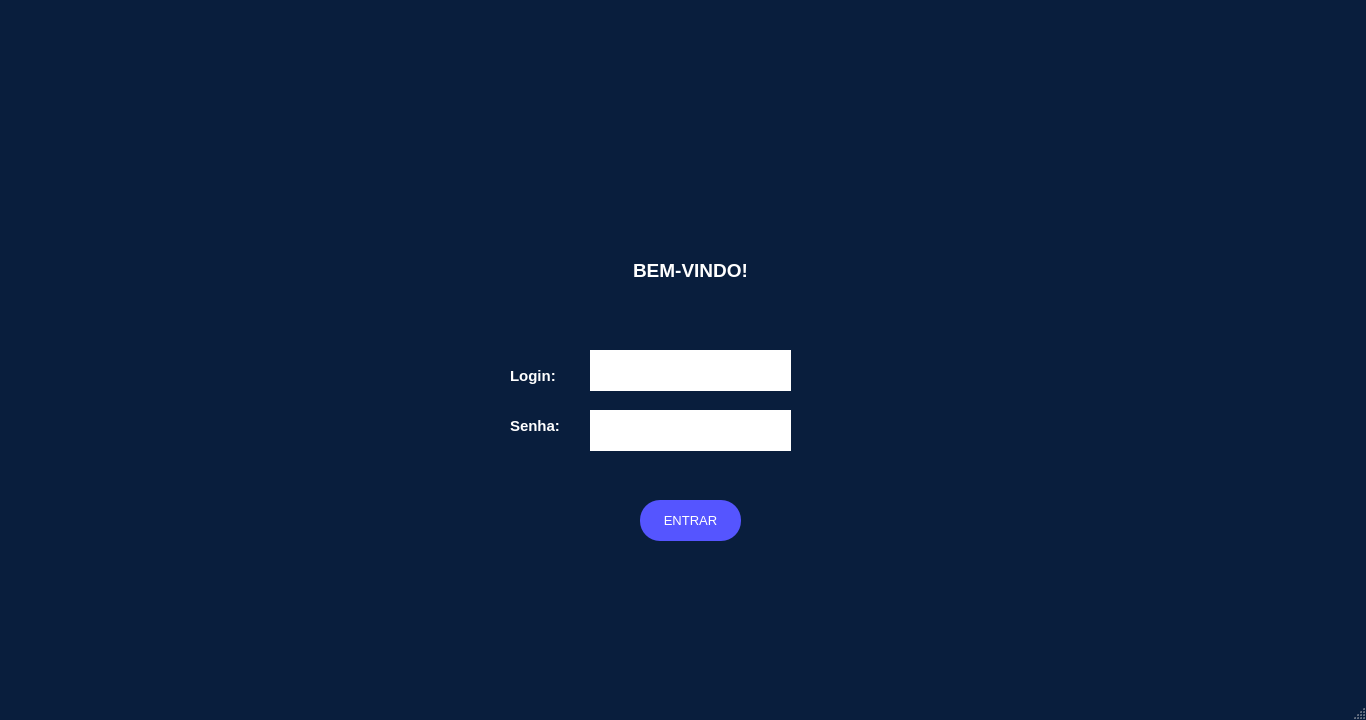
<?xml version="1.0" encoding="UTF-8"?>
<ui version="4.0">
 <class>pt1</class>
 <widget class="QMainWindow" name="pt1">
  <property name="geometry">
   <rect>
    <x>0</x>
    <y>0</y>
    <width>1366</width>
    <height>720</height>
   </rect>
  </property>
  <property name="sizePolicy">
   <sizepolicy hsizetype="Fixed" vsizetype="Fixed">
    <horstretch>0</horstretch>
    <verstretch>0</verstretch>
   </sizepolicy>
  </property>
  <property name="minimumSize">
   <size>
    <width>1366</width>
    <height>720</height>
   </size>
  </property>
  <property name="maximumSize">
   <size>
    <width>1366</width>
    <height>720</height>
   </size>
  </property>
  <property name="palette">
   <palette>
    <active>
     <colorrole role="WindowText">
      <brush brushstyle="SolidPattern">
       <color alpha="255">
        <red>255</red>
        <green>255</green>
        <blue>255</blue>
       </color>
      </brush>
     </colorrole>
     <colorrole role="Button">
      <brush brushstyle="SolidPattern">
       <color alpha="255">
        <red>9</red>
        <green>30</green>
        <blue>61</blue>
       </color>
      </brush>
     </colorrole>
     <colorrole role="Light">
      <brush brushstyle="SolidPattern">
       <color alpha="255">
        <red>13</red>
        <green>45</green>
        <blue>91</blue>
       </color>
      </brush>
     </colorrole>
     <colorrole role="Midlight">
      <brush brushstyle="SolidPattern">
       <color alpha="255">
        <red>11</red>
        <green>37</green>
        <blue>76</blue>
       </color>
      </brush>
     </colorrole>
     <colorrole role="Dark">
      <brush brushstyle="SolidPattern">
       <color alpha="255">
        <red>4</red>
        <green>15</green>
        <blue>30</blue>
       </color>
      </brush>
     </colorrole>
     <colorrole role="Mid">
      <brush brushstyle="SolidPattern">
       <color alpha="255">
        <red>6</red>
        <green>20</green>
        <blue>41</blue>
       </color>
      </brush>
     </colorrole>
     <colorrole role="Text">
      <brush brushstyle="SolidPattern">
       <color alpha="255">
        <red>255</red>
        <green>255</green>
        <blue>255</blue>
       </color>
      </brush>
     </colorrole>
     <colorrole role="BrightText">
      <brush brushstyle="SolidPattern">
       <color alpha="255">
        <red>255</red>
        <green>255</green>
        <blue>255</blue>
       </color>
      </brush>
     </colorrole>
     <colorrole role="ButtonText">
      <brush brushstyle="SolidPattern">
       <color alpha="255">
        <red>255</red>
        <green>255</green>
        <blue>255</blue>
       </color>
      </brush>
     </colorrole>
     <colorrole role="Base">
      <brush brushstyle="SolidPattern">
       <color alpha="255">
        <red>0</red>
        <green>0</green>
        <blue>0</blue>
       </color>
      </brush>
     </colorrole>
     <colorrole role="Window">
      <brush brushstyle="SolidPattern">
       <color alpha="255">
        <red>9</red>
        <green>30</green>
        <blue>61</blue>
       </color>
      </brush>
     </colorrole>
     <colorrole role="Shadow">
      <brush brushstyle="SolidPattern">
       <color alpha="255">
        <red>0</red>
        <green>0</green>
        <blue>0</blue>
       </color>
      </brush>
     </colorrole>
     <colorrole role="AlternateBase">
      <brush brushstyle="SolidPattern">
       <color alpha="255">
        <red>4</red>
        <green>15</green>
        <blue>30</blue>
       </color>
      </brush>
     </colorrole>
     <colorrole role="ToolTipBase">
      <brush brushstyle="SolidPattern">
       <color alpha="255">
        <red>255</red>
        <green>255</green>
        <blue>220</blue>
       </color>
      </brush>
     </colorrole>
     <colorrole role="ToolTipText">
      <brush brushstyle="SolidPattern">
       <color alpha="255">
        <red>0</red>
        <green>0</green>
        <blue>0</blue>
       </color>
      </brush>
     </colorrole>
     <colorrole role="PlaceholderText">
      <brush brushstyle="SolidPattern">
       <color alpha="128">
        <red>255</red>
        <green>255</green>
        <blue>255</blue>
       </color>
      </brush>
     </colorrole>
    </active>
    <inactive>
     <colorrole role="WindowText">
      <brush brushstyle="SolidPattern">
       <color alpha="255">
        <red>255</red>
        <green>255</green>
        <blue>255</blue>
       </color>
      </brush>
     </colorrole>
     <colorrole role="Button">
      <brush brushstyle="SolidPattern">
       <color alpha="255">
        <red>9</red>
        <green>30</green>
        <blue>61</blue>
       </color>
      </brush>
     </colorrole>
     <colorrole role="Light">
      <brush brushstyle="SolidPattern">
       <color alpha="255">
        <red>13</red>
        <green>45</green>
        <blue>91</blue>
       </color>
      </brush>
     </colorrole>
     <colorrole role="Midlight">
      <brush brushstyle="SolidPattern">
       <color alpha="255">
        <red>11</red>
        <green>37</green>
        <blue>76</blue>
       </color>
      </brush>
     </colorrole>
     <colorrole role="Dark">
      <brush brushstyle="SolidPattern">
       <color alpha="255">
        <red>4</red>
        <green>15</green>
        <blue>30</blue>
       </color>
      </brush>
     </colorrole>
     <colorrole role="Mid">
      <brush brushstyle="SolidPattern">
       <color alpha="255">
        <red>6</red>
        <green>20</green>
        <blue>41</blue>
       </color>
      </brush>
     </colorrole>
     <colorrole role="Text">
      <brush brushstyle="SolidPattern">
       <color alpha="255">
        <red>255</red>
        <green>255</green>
        <blue>255</blue>
       </color>
      </brush>
     </colorrole>
     <colorrole role="BrightText">
      <brush brushstyle="SolidPattern">
       <color alpha="255">
        <red>255</red>
        <green>255</green>
        <blue>255</blue>
       </color>
      </brush>
     </colorrole>
     <colorrole role="ButtonText">
      <brush brushstyle="SolidPattern">
       <color alpha="255">
        <red>255</red>
        <green>255</green>
        <blue>255</blue>
       </color>
      </brush>
     </colorrole>
     <colorrole role="Base">
      <brush brushstyle="SolidPattern">
       <color alpha="255">
        <red>0</red>
        <green>0</green>
        <blue>0</blue>
       </color>
      </brush>
     </colorrole>
     <colorrole role="Window">
      <brush brushstyle="SolidPattern">
       <color alpha="255">
        <red>9</red>
        <green>30</green>
        <blue>61</blue>
       </color>
      </brush>
     </colorrole>
     <colorrole role="Shadow">
      <brush brushstyle="SolidPattern">
       <color alpha="255">
        <red>0</red>
        <green>0</green>
        <blue>0</blue>
       </color>
      </brush>
     </colorrole>
     <colorrole role="AlternateBase">
      <brush brushstyle="SolidPattern">
       <color alpha="255">
        <red>4</red>
        <green>15</green>
        <blue>30</blue>
       </color>
      </brush>
     </colorrole>
     <colorrole role="ToolTipBase">
      <brush brushstyle="SolidPattern">
       <color alpha="255">
        <red>255</red>
        <green>255</green>
        <blue>220</blue>
       </color>
      </brush>
     </colorrole>
     <colorrole role="ToolTipText">
      <brush brushstyle="SolidPattern">
       <color alpha="255">
        <red>0</red>
        <green>0</green>
        <blue>0</blue>
       </color>
      </brush>
     </colorrole>
     <colorrole role="PlaceholderText">
      <brush brushstyle="SolidPattern">
       <color alpha="128">
        <red>255</red>
        <green>255</green>
        <blue>255</blue>
       </color>
      </brush>
     </colorrole>
    </inactive>
    <disabled>
     <colorrole role="WindowText">
      <brush brushstyle="SolidPattern">
       <color alpha="255">
        <red>4</red>
        <green>15</green>
        <blue>30</blue>
       </color>
      </brush>
     </colorrole>
     <colorrole role="Button">
      <brush brushstyle="SolidPattern">
       <color alpha="255">
        <red>9</red>
        <green>30</green>
        <blue>61</blue>
       </color>
      </brush>
     </colorrole>
     <colorrole role="Light">
      <brush brushstyle="SolidPattern">
       <color alpha="255">
        <red>13</red>
        <green>45</green>
        <blue>91</blue>
       </color>
      </brush>
     </colorrole>
     <colorrole role="Midlight">
      <brush brushstyle="SolidPattern">
       <color alpha="255">
        <red>11</red>
        <green>37</green>
        <blue>76</blue>
       </color>
      </brush>
     </colorrole>
     <colorrole role="Dark">
      <brush brushstyle="SolidPattern">
       <color alpha="255">
        <red>4</red>
        <green>15</green>
        <blue>30</blue>
       </color>
      </brush>
     </colorrole>
     <colorrole role="Mid">
      <brush brushstyle="SolidPattern">
       <color alpha="255">
        <red>6</red>
        <green>20</green>
        <blue>41</blue>
       </color>
      </brush>
     </colorrole>
     <colorrole role="Text">
      <brush brushstyle="SolidPattern">
       <color alpha="255">
        <red>4</red>
        <green>15</green>
        <blue>30</blue>
       </color>
      </brush>
     </colorrole>
     <colorrole role="BrightText">
      <brush brushstyle="SolidPattern">
       <color alpha="255">
        <red>255</red>
        <green>255</green>
        <blue>255</blue>
       </color>
      </brush>
     </colorrole>
     <colorrole role="ButtonText">
      <brush brushstyle="SolidPattern">
       <color alpha="255">
        <red>4</red>
        <green>15</green>
        <blue>30</blue>
       </color>
      </brush>
     </colorrole>
     <colorrole role="Base">
      <brush brushstyle="SolidPattern">
       <color alpha="255">
        <red>9</red>
        <green>30</green>
        <blue>61</blue>
       </color>
      </brush>
     </colorrole>
     <colorrole role="Window">
      <brush brushstyle="SolidPattern">
       <color alpha="255">
        <red>9</red>
        <green>30</green>
        <blue>61</blue>
       </color>
      </brush>
     </colorrole>
     <colorrole role="Shadow">
      <brush brushstyle="SolidPattern">
       <color alpha="255">
        <red>0</red>
        <green>0</green>
        <blue>0</blue>
       </color>
      </brush>
     </colorrole>
     <colorrole role="AlternateBase">
      <brush brushstyle="SolidPattern">
       <color alpha="255">
        <red>9</red>
        <green>30</green>
        <blue>61</blue>
       </color>
      </brush>
     </colorrole>
     <colorrole role="ToolTipBase">
      <brush brushstyle="SolidPattern">
       <color alpha="255">
        <red>255</red>
        <green>255</green>
        <blue>220</blue>
       </color>
      </brush>
     </colorrole>
     <colorrole role="ToolTipText">
      <brush brushstyle="SolidPattern">
       <color alpha="255">
        <red>0</red>
        <green>0</green>
        <blue>0</blue>
       </color>
      </brush>
     </colorrole>
     <colorrole role="PlaceholderText">
      <brush brushstyle="SolidPattern">
       <color alpha="128">
        <red>255</red>
        <green>255</green>
        <blue>255</blue>
       </color>
      </brush>
     </colorrole>
    </disabled>
   </palette>
  </property>
  <property name="windowTitle">
   <string>Long Drive</string>
  </property>
  <property name="windowIcon">
   <iconset>
    <normaloff>../Logos/LOGO4.png</normaloff>../Logos/LOGO4.png</iconset>
  </property>
  <property name="layoutDirection">
   <enum>Qt::LeftToRight</enum>
  </property>
  <widget class="QWidget" name="centralwidget">
   <widget class="QLabel" name="logo1">
    <property name="enabled">
     <bool>true</bool>
    </property>
    <property name="geometry">
     <rect>
      <x>490</x>
      <y>-50</y>
      <width>401</width>
      <height>381</height>
     </rect>
    </property>
    <property name="toolTip">
     <string>&lt;html&gt;&lt;head/&gt;&lt;body&gt;&lt;p align=&quot;center&quot;&gt;&lt;br/&gt;&lt;/p&gt;&lt;/body&gt;&lt;/html&gt;</string>
    </property>
    <property name="whatsThis">
     <string>&lt;html&gt;&lt;head/&gt;&lt;body&gt;&lt;p align=&quot;center&quot;&gt;&lt;br/&gt;&lt;/p&gt;&lt;/body&gt;&lt;/html&gt;</string>
    </property>
    <property name="layoutDirection">
     <enum>Qt::RightToLeft</enum>
    </property>
    <property name="autoFillBackground">
     <bool>false</bool>
    </property>
    <property name="styleSheet">
     <string notr="true"/>
    </property>
    <property name="text">
     <string/>
    </property>
    <property name="pixmap">
     <pixmap>../Logos/LOGO1.png</pixmap>
    </property>
    <property name="scaledContents">
     <bool>true</bool>
    </property>
    <property name="alignment">
     <set>Qt::AlignHCenter|Qt::AlignTop</set>
    </property>
    <property name="wordWrap">
     <bool>false</bool>
    </property>
   </widget>
   <widget class="QLabel" name="bemvindo">
    <property name="geometry">
     <rect>
      <x>605</x>
      <y>250</y>
      <width>171</width>
      <height>41</height>
     </rect>
    </property>
    <property name="font">
     <font>
      <family>Arial</family>
      <pointsize>14</pointsize>
      <weight>75</weight>
      <bold>true</bold>
     </font>
    </property>
    <property name="text">
     <string>BEM-VINDO!</string>
    </property>
    <property name="alignment">
     <set>Qt::AlignCenter</set>
    </property>
   </widget>
   <widget class="QLabel" name="loginname">
    <property name="geometry">
     <rect>
      <x>510</x>
      <y>350</y>
      <width>71</width>
      <height>51</height>
     </rect>
    </property>
    <property name="font">
     <font>
      <family>Arial</family>
      <pointsize>11</pointsize>
      <weight>75</weight>
      <bold>true</bold>
     </font>
    </property>
    <property name="text">
     <string>Login:</string>
    </property>
   </widget>
   <widget class="QLabel" name="pinname">
    <property name="geometry">
     <rect>
      <x>510</x>
      <y>400</y>
      <width>81</width>
      <height>51</height>
     </rect>
    </property>
    <property name="font">
     <font>
      <family>Arial</family>
      <pointsize>11</pointsize>
      <weight>75</weight>
      <bold>true</bold>
     </font>
    </property>
    <property name="text">
     <string>Senha:</string>
    </property>
   </widget>
   <widget class="QLabel" name="infoname">
    <property name="geometry">
     <rect>
      <x>610</x>
      <y>470</y>
      <width>161</width>
      <height>16</height>
     </rect>
    </property>
    <property name="font">
     <font>
      <pointsize>8</pointsize>
     </font>
    </property>
    <property name="text">
     <string/>
    </property>
    <property name="alignment">
     <set>Qt::AlignCenter</set>
    </property>
   </widget>
   <widget class="QLineEdit" name="loginspace">
    <property name="geometry">
     <rect>
      <x>590</x>
      <y>350</y>
      <width>201</width>
      <height>41</height>
     </rect>
    </property>
    <property name="font">
     <font>
      <pointsize>8</pointsize>
     </font>
    </property>
    <property name="styleSheet">
     <string notr="true">QLineEdit{
	border: 2px solid #FFFFFF;

}
QLineEdit:focus{
	border: 3px solid #803CE0;
	

}
QLineEdit:hover{
	border: 3px solid #803CE0;
	

}</string>
    </property>
   </widget>
   <widget class="QLineEdit" name="pinspace">
    <property name="geometry">
     <rect>
      <x>590</x>
      <y>410</y>
      <width>201</width>
      <height>41</height>
     </rect>
    </property>
    <property name="font">
     <font>
      <pointsize>8</pointsize>
     </font>
    </property>
    <property name="styleSheet">
     <string notr="true">QLineEdit{
	border: 2px solid #FFFFFF;

}
QLineEdit:focus{
	border: 3px solid #803CE0;
	

}
QLineEdit:hover{
	border: 3px solid #803CE0;
	

}</string>
    </property>
    <property name="echoMode">
     <enum>QLineEdit::Password</enum>
    </property>
   </widget>
   <widget class="QPushButton" name="open">
    <property name="geometry">
     <rect>
      <x>640</x>
      <y>500</y>
      <width>101</width>
      <height>41</height>
     </rect>
    </property>
    <property name="palette">
     <palette>
      <active>
       <colorrole role="WindowText">
        <brush brushstyle="SolidPattern">
         <color alpha="255">
          <red>255</red>
          <green>255</green>
          <blue>255</blue>
         </color>
        </brush>
       </colorrole>
       <colorrole role="Button">
        <brush brushstyle="SolidPattern">
         <color alpha="255">
          <red>85</red>
          <green>85</green>
          <blue>255</blue>
         </color>
        </brush>
       </colorrole>
       <colorrole role="Text">
        <brush brushstyle="SolidPattern">
         <color alpha="255">
          <red>255</red>
          <green>255</green>
          <blue>255</blue>
         </color>
        </brush>
       </colorrole>
       <colorrole role="BrightText">
        <brush brushstyle="SolidPattern">
         <color alpha="255">
          <red>203</red>
          <green>255</green>
          <blue>80</blue>
         </color>
        </brush>
       </colorrole>
       <colorrole role="ButtonText">
        <brush brushstyle="SolidPattern">
         <color alpha="255">
          <red>255</red>
          <green>255</green>
          <blue>255</blue>
         </color>
        </brush>
       </colorrole>
       <colorrole role="Base">
        <brush brushstyle="SolidPattern">
         <color alpha="255">
          <red>85</red>
          <green>85</green>
          <blue>255</blue>
         </color>
        </brush>
       </colorrole>
       <colorrole role="Window">
        <brush brushstyle="SolidPattern">
         <color alpha="255">
          <red>85</red>
          <green>85</green>
          <blue>255</blue>
         </color>
        </brush>
       </colorrole>
       <colorrole role="ToolTipBase">
        <brush brushstyle="SolidPattern">
         <color alpha="255">
          <red>255</red>
          <green>255</green>
          <blue>0</blue>
         </color>
        </brush>
       </colorrole>
       <colorrole role="PlaceholderText">
        <brush brushstyle="SolidPattern">
         <color alpha="128">
          <red>0</red>
          <green>0</green>
          <blue>0</blue>
         </color>
        </brush>
       </colorrole>
      </active>
      <inactive>
       <colorrole role="WindowText">
        <brush brushstyle="SolidPattern">
         <color alpha="255">
          <red>255</red>
          <green>255</green>
          <blue>255</blue>
         </color>
        </brush>
       </colorrole>
       <colorrole role="Button">
        <brush brushstyle="SolidPattern">
         <color alpha="255">
          <red>85</red>
          <green>85</green>
          <blue>255</blue>
         </color>
        </brush>
       </colorrole>
       <colorrole role="Text">
        <brush brushstyle="SolidPattern">
         <color alpha="255">
          <red>255</red>
          <green>255</green>
          <blue>255</blue>
         </color>
        </brush>
       </colorrole>
       <colorrole role="BrightText">
        <brush brushstyle="SolidPattern">
         <color alpha="255">
          <red>203</red>
          <green>255</green>
          <blue>80</blue>
         </color>
        </brush>
       </colorrole>
       <colorrole role="ButtonText">
        <brush brushstyle="SolidPattern">
         <color alpha="255">
          <red>255</red>
          <green>255</green>
          <blue>255</blue>
         </color>
        </brush>
       </colorrole>
       <colorrole role="Base">
        <brush brushstyle="SolidPattern">
         <color alpha="255">
          <red>85</red>
          <green>85</green>
          <blue>255</blue>
         </color>
        </brush>
       </colorrole>
       <colorrole role="Window">
        <brush brushstyle="SolidPattern">
         <color alpha="255">
          <red>85</red>
          <green>85</green>
          <blue>255</blue>
         </color>
        </brush>
       </colorrole>
       <colorrole role="ToolTipBase">
        <brush brushstyle="SolidPattern">
         <color alpha="255">
          <red>255</red>
          <green>255</green>
          <blue>0</blue>
         </color>
        </brush>
       </colorrole>
       <colorrole role="PlaceholderText">
        <brush brushstyle="SolidPattern">
         <color alpha="128">
          <red>0</red>
          <green>0</green>
          <blue>0</blue>
         </color>
        </brush>
       </colorrole>
      </inactive>
      <disabled>
       <colorrole role="WindowText">
        <brush brushstyle="SolidPattern">
         <color alpha="255">
          <red>255</red>
          <green>255</green>
          <blue>255</blue>
         </color>
        </brush>
       </colorrole>
       <colorrole role="Button">
        <brush brushstyle="SolidPattern">
         <color alpha="255">
          <red>85</red>
          <green>85</green>
          <blue>255</blue>
         </color>
        </brush>
       </colorrole>
       <colorrole role="Text">
        <brush brushstyle="SolidPattern">
         <color alpha="255">
          <red>255</red>
          <green>255</green>
          <blue>255</blue>
         </color>
        </brush>
       </colorrole>
       <colorrole role="BrightText">
        <brush brushstyle="SolidPattern">
         <color alpha="255">
          <red>203</red>
          <green>255</green>
          <blue>80</blue>
         </color>
        </brush>
       </colorrole>
       <colorrole role="ButtonText">
        <brush brushstyle="SolidPattern">
         <color alpha="255">
          <red>255</red>
          <green>255</green>
          <blue>255</blue>
         </color>
        </brush>
       </colorrole>
       <colorrole role="Base">
        <brush brushstyle="SolidPattern">
         <color alpha="255">
          <red>85</red>
          <green>85</green>
          <blue>255</blue>
         </color>
        </brush>
       </colorrole>
       <colorrole role="Window">
        <brush brushstyle="SolidPattern">
         <color alpha="255">
          <red>85</red>
          <green>85</green>
          <blue>255</blue>
         </color>
        </brush>
       </colorrole>
       <colorrole role="ToolTipBase">
        <brush brushstyle="SolidPattern">
         <color alpha="255">
          <red>255</red>
          <green>255</green>
          <blue>0</blue>
         </color>
        </brush>
       </colorrole>
       <colorrole role="PlaceholderText">
        <brush brushstyle="SolidPattern">
         <color alpha="128">
          <red>0</red>
          <green>0</green>
          <blue>0</blue>
         </color>
        </brush>
       </colorrole>
      </disabled>
     </palette>
    </property>
    <property name="font">
     <font>
      <family>Arial</family>
      <pointsize>10</pointsize>
      <weight>9</weight>
      <italic>false</italic>
      <bold>false</bold>
     </font>
    </property>
    <property name="contextMenuPolicy">
     <enum>Qt::CustomContextMenu</enum>
    </property>
    <property name="styleSheet">
     <string notr="true">QPushButton{
	color:white;
	border-radius:20px;
	background-color: rgb(85, 85, 255);
	font: 75 10pt &quot;Arial&quot;;
}
QPushButton:hover{
	background-color: rgb(10, 10, 127);
}</string>
    </property>
    <property name="text">
     <string>ENTRAR</string>
    </property>
    <property name="iconSize">
     <size>
      <width>93</width>
      <height>100</height>
     </size>
    </property>
    <property name="checkable">
     <bool>false</bool>
    </property>
    <property name="autoRepeat">
     <bool>false</bool>
    </property>
    <property name="autoExclusive">
     <bool>false</bool>
    </property>
    <property name="autoDefault">
     <bool>false</bool>
    </property>
    <property name="default">
     <bool>false</bool>
    </property>
    <property name="flat">
     <bool>true</bool>
    </property>
   </widget>
   <zorder>logo1</zorder>
   <zorder>bemvindo</zorder>
   <zorder>infoname</zorder>
   <zorder>open</zorder>
   <zorder>loginname</zorder>
   <zorder>pinname</zorder>
   <zorder>loginspace</zorder>
   <zorder>pinspace</zorder>
  </widget>
  <widget class="QStatusBar" name="statusbar"/>
 </widget>
 <resources/>
 <connections/>
</ui>
